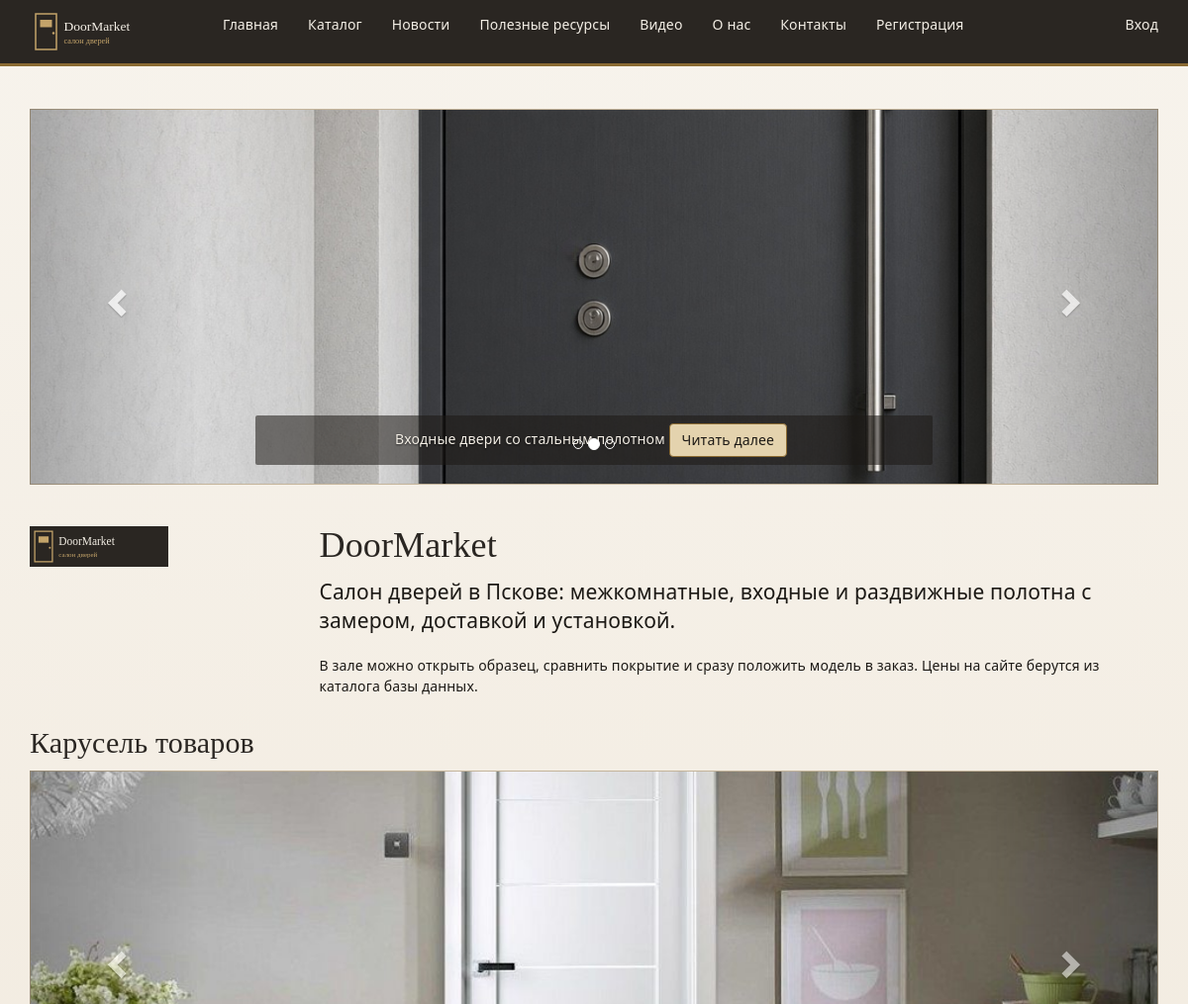
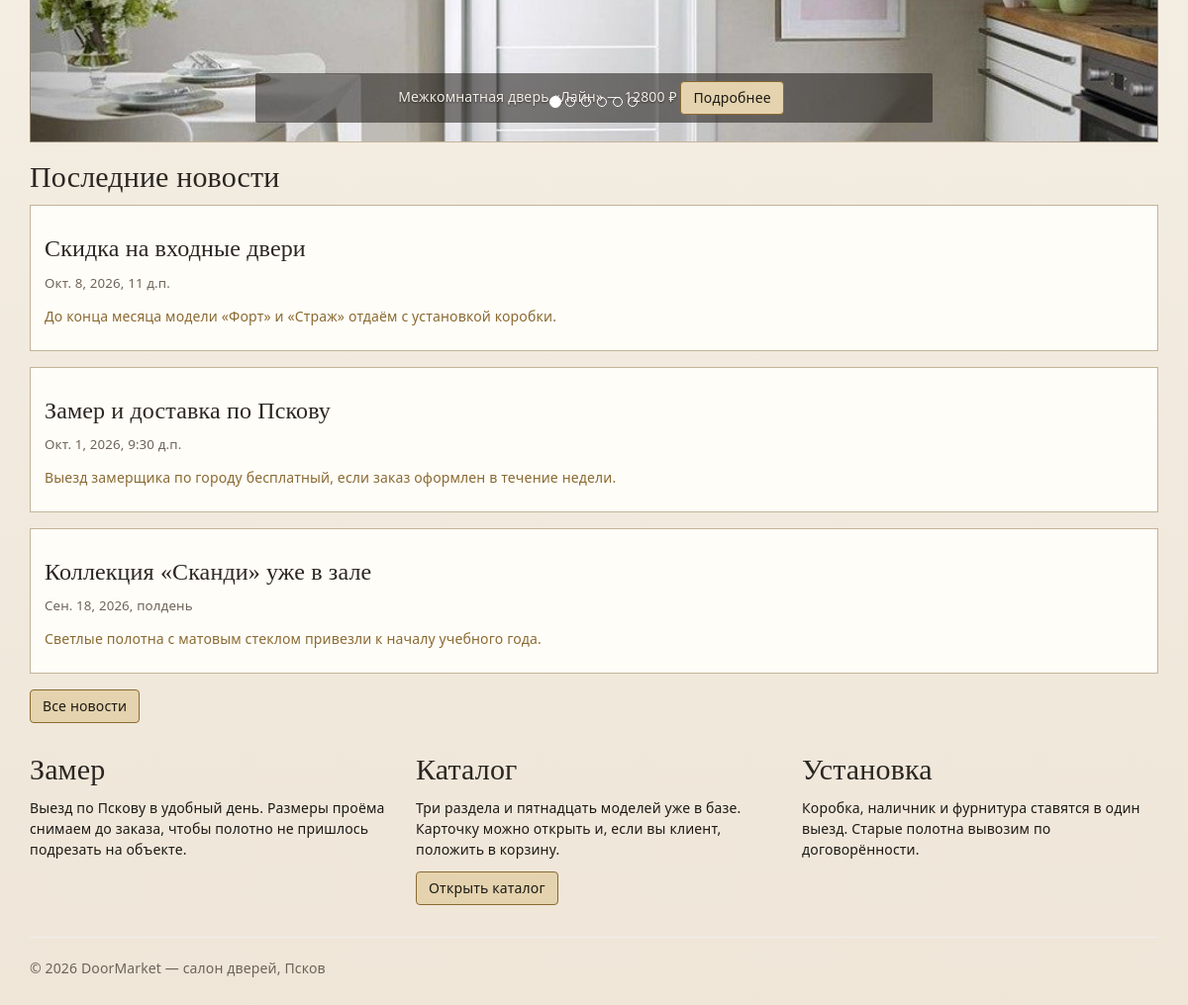
The page / on the database its author committed (2 pictures, top to bottom).
### app/models.py (models this page shows, shortened)
class Product(models.Model):
    name = models.CharField(max_length=200, verbose_name="Название")
    short_description = models.TextField(verbose_name="Краткое описание")
    full_description = models.TextField(verbose_name="Полное описание")
    price = models.DecimalField(max_digits=10, decimal_places=2, verbose_name="Цена")
    image = models.FileField(upload_to='products', default='temp.jpg', verbose_name="Путь к картинке")
    category = models.ForeignKey(Category, on_delete=models.CASCADE, verbose_name="Категория")
    class Meta:
        db_table = "Products"
        verbose_name = "товар"
        verbose_name_plural = "товары каталога"
        ordering = ["name"]

class Blog(models.Model):
    title = models.CharField(max_length=100, unique_for_date="posted", verbose_name="Заголовок")
    description = models.TextField(verbose_name="Краткое содержание")
    content = models.TextField(verbose_name="Полное содержание")
    posted = models.DateTimeField(default=datetime.now, db_index=True, verbose_name="Опубликована")
    image = models.FileField(upload_to='posts', default='temp.jpg', verbose_name="Путь к картинке")
    author = models.ForeignKey(User, null=True, blank=True, on_delete=models.SET_NULL, verbose_name="Автор")
    class Meta:
        db_table = "Posts"
        ordering = ["-posted"]
        verbose_name = "статья блога"
        verbose_name_plural = "статьи блога"

### app/views.py (the view)
# urls.py: path('', views.home, name='home'),
def home(request):
    assert isinstance(request, HttpRequest)
    posts = Blog.objects.order_by('-posted')[:3]
    carousel_products = list(Product.objects.exclude(image='temp.jpg').order_by('id')[:6])
    categories = list(Category.objects.all().order_by('id')[:3])
    return render(
        request,
        'app/index.html',
        {
            'title': 'Главная',
            'posts': posts,
            'carousel_products': carousel_products,
            'categories': categories,
            'year': _year(),
        }
    )

### app/views.py (called while the page is built)
def _year():
    return datetime.now().year

### app/templates/app/index.html (shortened to what this page needs)
{% extends "app/layout.html" %}
{% load staticfiles %}
{% block content %}
<div id="myCarousel" class="carousel slide" data-ride="carousel" data-interval="2000">
    <ol class="carousel-indicators">
        <li data-target="#myCarousel" data-slide-to="0" class="active"></li>
        <li data-target="#myCarousel" data-slide-to="1"></li>
        <li data-target="#myCarousel" data-slide-to="2"></li>
    </ol>
    <div class="carousel-inner" role="listbox">
        <div class="item">
            <img src="{% static 'app/content/banner2.jpg' %}" alt="Второй слайд" class="img-responsive" />
            <div class="carousel-caption" role="option">
                <p>
                    Входные двери со стальным полотном
                    <a class="btn btn-default" href="{% if categories|length > 1 %}{% url 'catalog_items' parametr=categories.1.id %}{% else %}{% url 'catalog' %}{% endif %}">Читать далее</a>
                </p>
            </div>
        </div>
    </div>
    <a class="left carousel-control" href="#myCarousel" role="button" data-slide="prev">
        <span class="glyphicon glyphicon-chevron-left" aria-hidden="true"></span>
    </a>
    <a class="right carousel-control" href="#myCarousel" role="button" data-slide="next">
        <span class="glyphicon glyphicon-chevron-right" aria-hidden="true"></span>
    </a>
</div>
<div class="row hero-row">
    <div class="col-md-3">
        <img class="home-logo" src="{% static 'app/content/logo.svg' %}" alt="Логотип DoorMarket" />
    </div>
    <div class="col-md-9">
        <h1>DoorMarket</h1>
        <p class="lead">Салон дверей в Пскове: межкомнатные, входные и раздвижные полотна с замером, доставкой и установкой.</p>
        <p>В зале можно открыть образец, сравнить покрытие и сразу положить модель в заказ. Цены на сайте берутся из каталога базы данных.</p>
    </div>
</div>
{% if carousel_products %}
<h2>Карусель товаров</h2>
<div id="productCarousel" class="carousel slide" data-ride="carousel" data-interval="4000">
    <ol class="carousel-indicators">
        {% for product in carousel_products %}
        <li data-target="#productCarousel" data-slide-to="{{ forloop.counter0 }}" {% if forloop.first %}class="active"{% endif %}></li>
        {% endfor %}
    </ol>
    <div class="carousel-inner" role="listbox">
        {% for product in carousel_products %}
        <div class="item {% if forloop.first %}active{% endif %}">
            <a href="{% url 'catalog_item' parametr=product.id %}">
                <img src="{{ product.image.url }}" alt="{{ product.name }}" class="img-responsive" />
            </a>
            <div class="carousel-caption" role="option">
                <p>
                    {{ product.name }} — {{ product.price|floatformat:0 }} ₽
                    <a class="btn btn-default" href="{% url 'catalog_item' parametr=product.id %}">Подробнее</a>
                </p>
            </div>
        </div>
        {% endfor %}
    </div>
    <a class="left carousel-control" href="#productCarousel" role="button" data-slide="prev">
        <span class="glyphicon glyphicon-chevron-left" aria-hidden="true"></span>
    </a>
    <a class="right carousel-control" href="#productCarousel" role="button" data-slide="next">
        <span class="glyphicon glyphicon-chevron-right" aria-hidden="true"></span>
    </a>
</div>
{% endif %}
<h2>Последние новости</h2>
{% for post in posts %}
<div class="news-teaser">
    <h3>{{ post.title }}</h3>
    <p class="posted">{{ post.posted }}</p>
    <p><a href="{% url 'blogpost' parametr=post.id %}">{{ post.description }}</a></p>
</div>
{% empty %}
<p>Новостей пока нет.</p>
{% endfor %}
<p><a class="btn btn-default" href="{% url 'blog' %}">Все новости</a></p>
<div class="row">
    <div class="col-md-4">
        <h2>Замер</h2>
        <p>Выезд по Пскову в удобный день. Размеры проёма снимаем до заказа, чтобы полотно не пришлось подрезать на объекте.</p>
    </div>
    <div class="col-md-4">
        <h2>Каталог</h2>
        <p>Три раздела и пятнадцать моделей уже в базе. Карточку можно открыть и, если вы клиент, положить в корзину.</p>
        <p><a class="btn btn-default" href="{% url 'catalog' %}">Открыть каталог</a></p>
    </div>
    <div class="col-md-4">
        <h2>Установка</h2>
        <p>Коробка, наличник и фурнитура ставятся в один выезд. Старые полотна вывозим по договорённости.</p>
    </div>
</div>
{% endblock %}

### app/templates/app/layout.html (shortened to what this page needs)
<!DOCTYPE html>
<html lang="ru">
<head>
    {% load staticfiles %}
    <link rel="stylesheet" type="text/css" href="{% static 'app/bootstrap/css/bootstrap.min.css' %}" />
    <link rel="stylesheet" type="text/css" href="{% static 'app/content/site.css' %}" />
</head>
<body>
    <div class="navbar navbar-inverse navbar-fixed-top">
        <div class="container">
            <div class="navbar-header">
                <a href="/" class="navbar-brand"><img src="{% static 'app/content/logo.svg' %}" alt="logo" /></a>
            </div>
            <div class="navbar-collapse collapse">
                <ul class="nav navbar-nav">
                    <li><a href="{% url 'home' %}">Главная</a></li>
                    <li><a href="{% url 'catalog' %}">Каталог</a></li>
                    <li><a href="{% url 'blog' %}">Новости</a></li>
                    <li><a href="{% url 'links' %}">Полезные ресурсы</a></li>
                    <li><a href="{% url 'videopost' %}">Видео</a></li>
                    <li><a href="{% url 'about' %}">О нас</a></li>
                    <li><a href="{% url 'contact' %}">Контакты</a></li>
                    {% if not user.is_authenticated %}
                    <li><a href="{% url 'registration' %}">Регистрация</a></li>
                    {% endif %}
                </ul>
                {% include 'app/loginpartial.html' %}
            </div>
        </div>
    </div>
    <div class="container body-content">
        {% block content %}{% endblock %}
        <hr />
        <footer>
            <p>&copy; {{ year }} DoorMarket — салон дверей, Псков</p>
        </footer>
    </div>
</body>
</html>

### app/templates/app/loginpartial.html
{% if user.is_authenticated %}
<form id="logoutForm" action="{% url 'logout' %}" method="post" class="navbar-right">
    {% csrf_token %}
    <ul class="nav navbar-nav navbar-right">
        <li><span class="navbar-text">Здравствуйте, {{ user.username }}!</span></li>
        <li><a href="javascript:document.getElementById('logoutForm').submit()">Выйти</a></li>
    </ul>
</form>
{% else %}
<ul class="nav navbar-nav navbar-right">
    <li><a href="{% url 'login' %}">Вход</a></li>
</ul>
{% endif %}

### app/static/app/content/site.css (style rules this page uses)
body { padding-top: 110px; padding-bottom: 20px; }
.navbar-brand { padding: 8px 15px; height: auto; }
.navbar-brand img { height: 48px; }
.body-content { padding-left: 15px; padding-right: 15px; }
.navbar-inverse .navbar-nav > li > a, .navbar-inverse .navbar-text { color: #f4efe6; }
body { color: #1c1915; background-color: #f3eee6; background-image: linear-gradient(180deg, #f7f3ec 0%, #efe6d8 100%); font-family: "Segoe UI", Georgia, "Times New Roman", serif; letter-spacing: 0.01em; line-height: 1.5; text-align: left; }
h1, h2, h3 { color: #2a2622; font-family: Georgia, "Times New Roman", serif; margin-top: 18px; margin-bottom: 12px; }
p { margin: 0 0 12px; }
a { color: #8a6a32; text-decoration: none; }
.navbar-inverse { background-color: #2a2622; border-color: #1c1915; border-bottom: 3px solid #8a6a32; }
.btn-default { color: #1c1915; background-color: #e4d3ae; border: 1px solid #8a6a32; margin-right: 6px; }
.category-card, .product-card, .comment-card, .developer-card, .news-teaser, .video-block { background-color: #fffdf8; border: 1px solid #c4b49a; padding: 12px 14px; margin-bottom: 16px; }
.product-card img, .product-photo, .post-image, #myCarousel .item img, #productCarousel .item img { width: 100%; border: 1px solid #c4b49a; }
#myCarousel .item img, #productCarousel .item img { height: 380px; object-fit: cover; object-position: center; }
.comment-date, .posted { color: #6d6458; font-size: 0.95em; }
.home-logo { width: 140px; height: auto; margin-top: 18px; }
.carousel-caption { background-color: rgba(28, 25, 21, 0.55); padding: 8px 12px; border-radius: 2px; }
.carousel-caption p { margin: 0; color: #f4efe6; }
.hero-row { margin-top: 24px; margin-bottom: 12px; }
footer p { color: #6d6458; }

### rows shown on the page
Product: image (picture), name "Межкомнатная дверь «Лайн»", price "12800"
Blog: title "Скидка на входные двери", posted "Окт. 8, 2026, 11 д.п.", description "До конца месяца модели «Форт» и «Страж» отдаём с установкой коробки."
Blog: title "Замер и доставка по Пскову", posted "Окт. 1, 2026, 9:30 д.п.", description "Выезд замерщика по городу бесплатный, если заказ оформлен в течение недели."
Blog: title "Коллекция «Сканди» уже в зале", posted "Сен. 18, 2026, полдень", description "Светлые полотна с матовым стеклом привезли к началу учебного года."

### other values the page prints
{{ year }} "2026"
